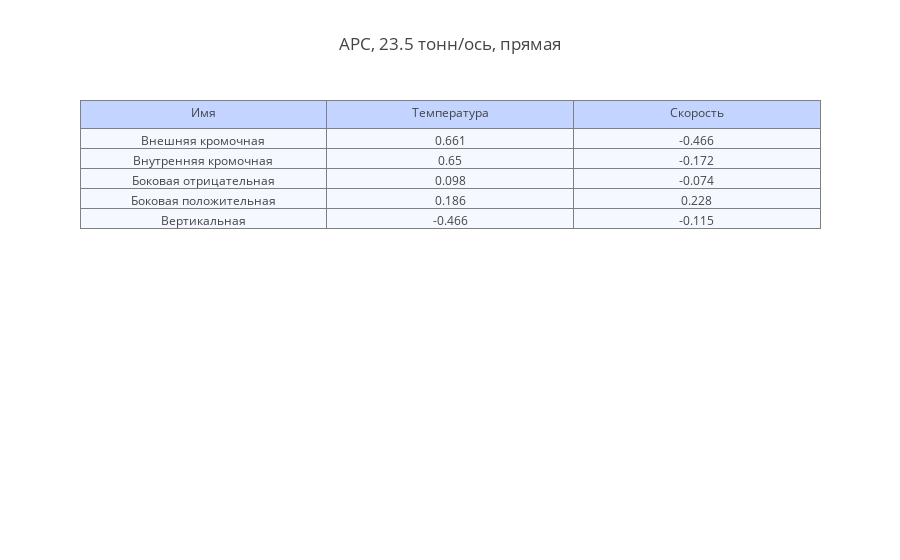
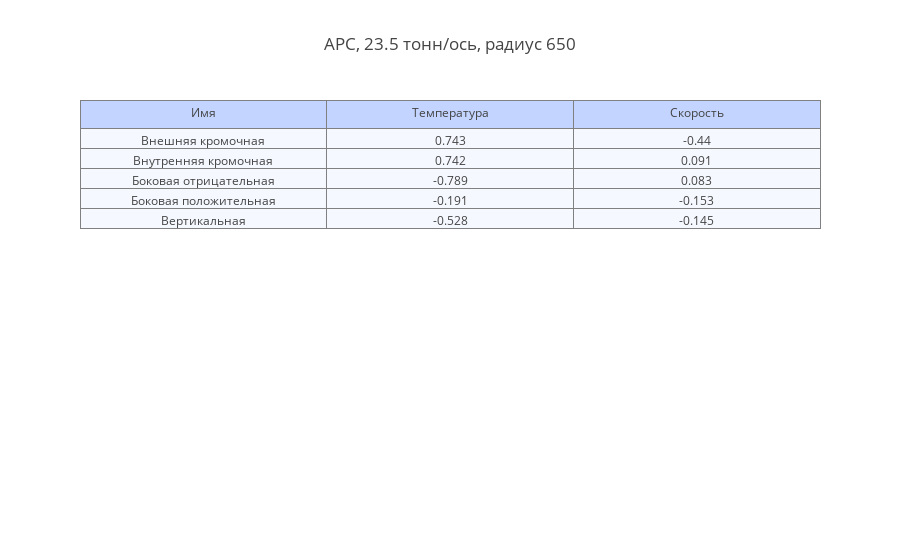
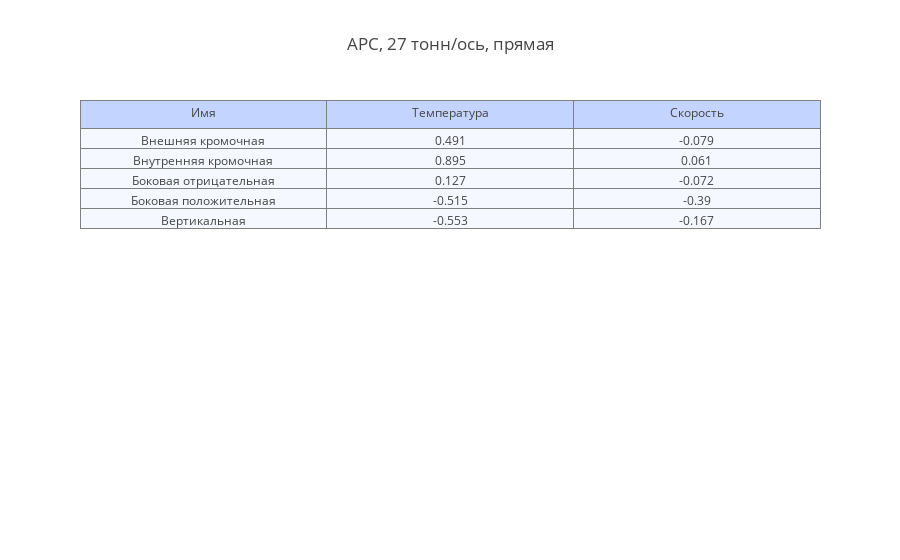
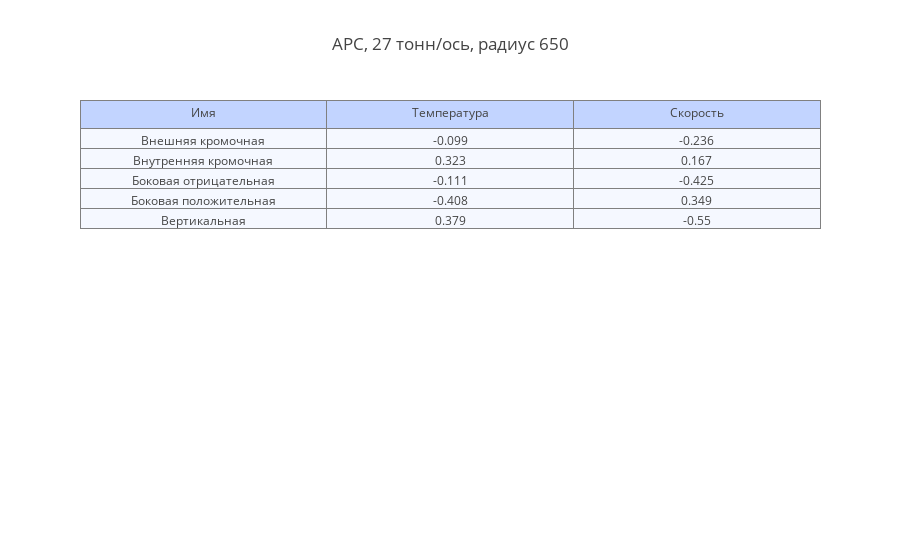

These figures' notebook cell, in order:
### Code cell
i = 0
for df_tmp in df_list:
    trace = go.Table(
        header=dict(values=list(['Имя', 'Температура', 'Скорость']),
                    fill = dict(color='#C2D4FF')),
        cells=dict(values=[['Внешняя кромочная',
                           'Внутренняя кромочная',
                           'Боковая отрицательная',
                           'Боковая положительная',
                           'Вертикальная'],
                           [round(df_tmp.corr('spearman').temperature.loc['edge_external_force_mean'], 3),
                                            round(df_tmp.corr('spearman').temperature.loc['edge_internal_force_mean'], 3),
                                            round(df_tmp.corr('spearman').temperature.loc['lateral_minus_force_mean'], 3),
                                            round(df_tmp.corr('spearman').temperature.loc['lateral_plus_force_mean'], 3),
                                            round(df_tmp.corr('spearman').temperature.loc['vertical_force_mean'], 3)],
                           [round(df_tmp.corr('spearman').speed.loc['edge_external_force_mean'], 3),
                                            round(df_tmp.corr('spearman').speed.loc['edge_internal_force_mean'], 3),
                                            round(df_tmp.corr('spearman').speed.loc['lateral_minus_force_mean'], 3),
                                            round(df_tmp.corr('spearman').speed.loc['lateral_plus_force_mean'], 3),
                                            round(df_tmp.corr('spearman').speed.loc['vertical_force_mean'], 3)]],
                   fill = dict(color='#F5F8FF')))

    data = [trace]

    layout = dict(title = name_list[i])
    i = i + 1

    fig = dict(data=data, layout=layout)
    iplot(fig)

### Figure 1 — Plotly figure (JSON) as saved in the notebook; plotly's stock layout.template omitted (floating-point values rounded to 4 significant figures)
{"data": [{"cells": {"fill": {"color": "#F5F8FF"}, "values": [["Внешняя кромочная", "Внутренняя кромочная", "Боковая отрицательная", "Боковая положительная", "Вертикальная"], [0.661, 0.65, 0.098, 0.186, -0.466], [-0.466, -0.172, -0.074, 0.228, -0.115]]}, "header": {"fill": {"color": "#C2D4FF"}, "values": ["Имя", "Температура", "Скорость"]}, "type": "table"}], "layout": {"title": "АРС, 23.5 тонн/ось, прямая"}}

### Figure 2 — Plotly figure (JSON) as saved in the notebook; plotly's stock layout.template omitted (floating-point values rounded to 4 significant figures)
{"data": [{"cells": {"fill": {"color": "#F5F8FF"}, "values": [["Внешняя кромочная", "Внутренняя кромочная", "Боковая отрицательная", "Боковая положительная", "Вертикальная"], [0.743, 0.742, -0.789, -0.191, -0.528], [-0.44, 0.091, 0.083, -0.153, -0.145]]}, "header": {"fill": {"color": "#C2D4FF"}, "values": ["Имя", "Температура", "Скорость"]}, "type": "table"}], "layout": {"title": "АРС, 23.5 тонн/ось, радиус 650"}}

### Figure 3 — Plotly figure (JSON) as saved in the notebook; plotly's stock layout.template omitted (floating-point values rounded to 4 significant figures)
{"data": [{"cells": {"fill": {"color": "#F5F8FF"}, "values": [["Внешняя кромочная", "Внутренняя кромочная", "Боковая отрицательная", "Боковая положительная", "Вертикальная"], [0.491, 0.895, 0.127, -0.515, -0.553], [-0.079, 0.061, -0.072, -0.39, -0.167]]}, "header": {"fill": {"color": "#C2D4FF"}, "values": ["Имя", "Температура", "Скорость"]}, "type": "table"}], "layout": {"title": "АРС, 27 тонн/ось, прямая"}}

### Figure 4 — Plotly figure (JSON) as saved in the notebook; plotly's stock layout.template omitted (floating-point values rounded to 4 significant figures)
{"data": [{"cells": {"fill": {"color": "#F5F8FF"}, "values": [["Внешняя кромочная", "Внутренняя кромочная", "Боковая отрицательная", "Боковая положительная", "Вертикальная"], [-0.099, 0.323, -0.111, -0.408, 0.379], [-0.236, 0.167, -0.425, 0.349, -0.55]]}, "header": {"fill": {"color": "#C2D4FF"}, "values": ["Имя", "Температура", "Скорость"]}, "type": "table"}], "layout": {"title": "АРС, 27 тонн/ось, радиус 650"}}
